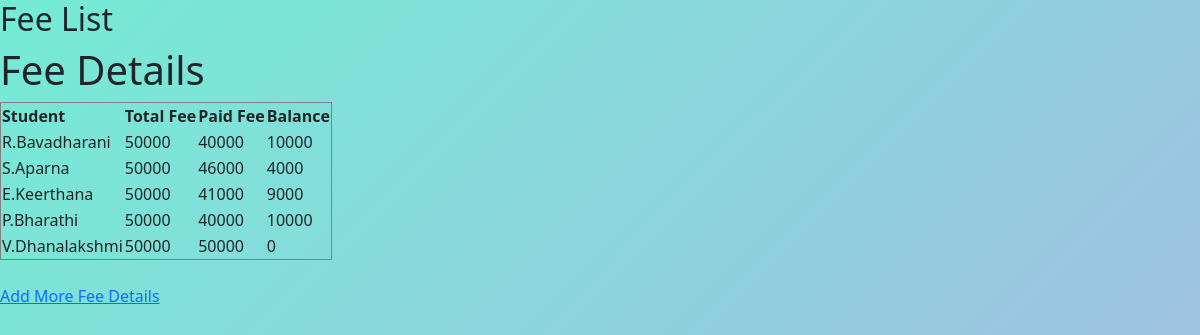
/polls/fee_list/ (signed in), run on the app's committed database.
### polls/models.py (models this page shows, shortened)
class Fee(models.Model):
    student = models.ForeignKey(Student, on_delete=models.CASCADE)
    total_fee = models.PositiveIntegerField()
    paid_fee = models.PositiveIntegerField()
    class Meta:
        constraints = [
            models.UniqueConstraint(
                fields=['student'],
                name='unique_student_fee'
            )
        ]
    def balance(self):
        return self.total_fee - self.paid_fee

class Student(models.Model):
    name = models.CharField(max_length=100)
    roll_no = models.IntegerField(unique=True)
    department = models.CharField(max_length=50)
    email = models.EmailField()
    def __str__(self):
        return self.name

### polls/views.py (the view)
# urls.py: path('fee_list/', views.fee_list, name='fee_list'),
@login_required
def fee_list(request):
    fees = Fee.objects.all()
    return render(
        request,
        'polls/fee_list.html',
        {'fees': fees}
    )

### polls/templates/polls/fee_list.html (shortened to what this page needs)
{% extends 'polls/base.html' %}
{% block content %}
<h2>Fee List</h2>
<!DOCTYPE html>
<html>
<head>
</head>
<body>
<h1>Fee Details</h1>
<table border="1">
    <tr>
        <th>Student</th>
        <th>Total Fee</th>
        <th>Paid Fee</th>
        <th>Balance</th>
    </tr>
    {% for fee in fees %}
    <tr>
        <td>{{ fee.student }}</td>
        <td>{{ fee.total_fee }}</td>
        <td>{{ fee.paid_fee }}</td>
        <td>{{ fee.balance }}</td>
    </tr>
    {% endfor %}
</table>
<br>
<a href="{% url 'add_fee' %}">
    Add More Fee Details
</a>
</body>
</html>
{% endblock %}

### polls/templates/polls/base.html (style rules this page uses)
html, body { margin: 0; padding: 0; min-height: 100vh; background: linear-gradient(135deg, #74ebd5, #ACB6E5); }

### data on the page
Fee: student "R.Bavadharani", total_fee "50000", paid_fee "40000", balance "10000"
Fee: student "S.Aparna", total_fee "50000", paid_fee "46000", balance "4000"
Fee: student "E.Keerthana", total_fee "50000", paid_fee "41000", balance "9000"
Fee: student "P.Bharathi", total_fee "50000", paid_fee "40000", balance "10000"
Fee: student "V.Dhanalakshmi", total_fee "50000", paid_fee "50000", balance "0"
